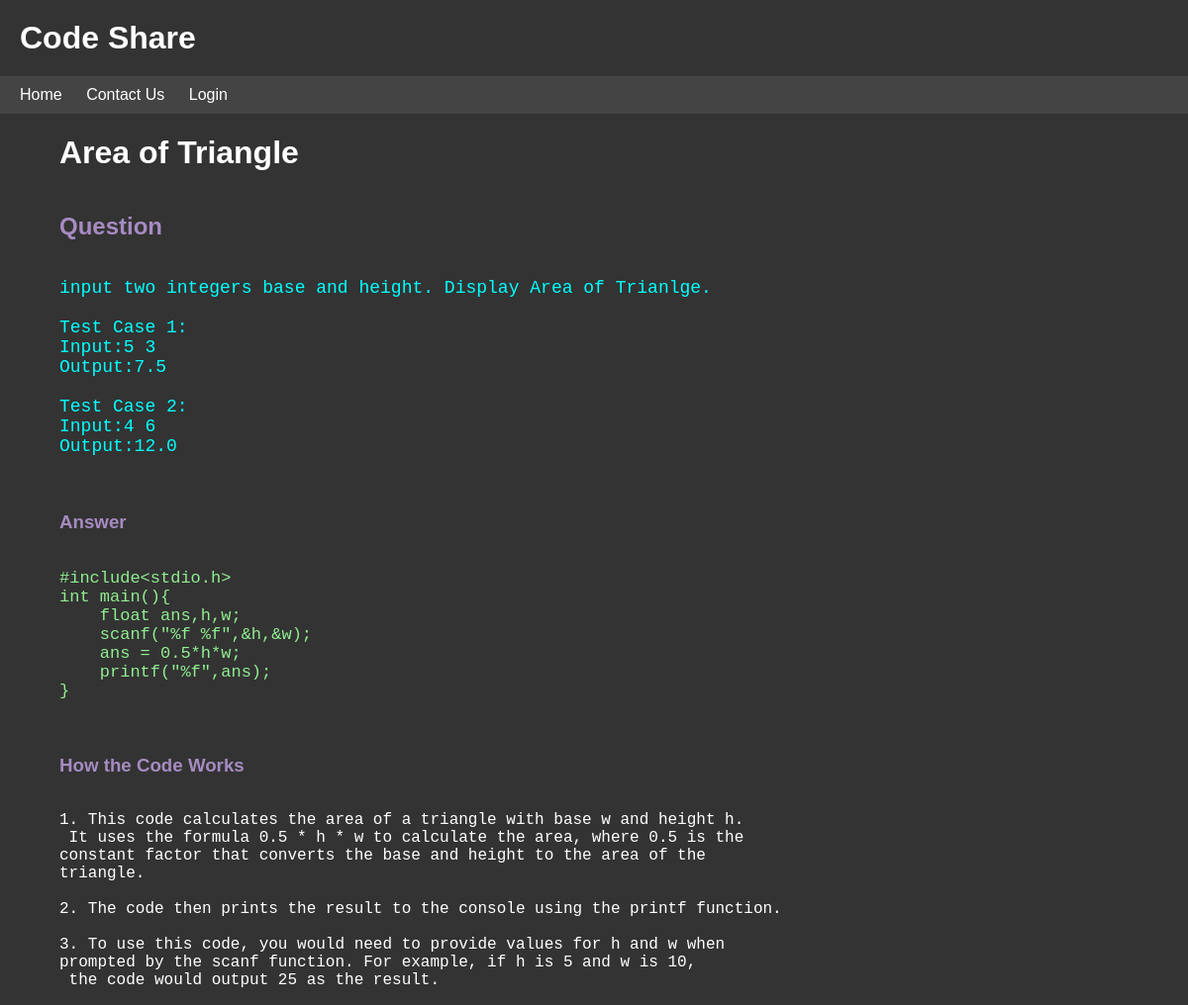
The app's page //room/2 with its own data.
### codes/models.py (models this page shows, shortened)
class Room(models.Model):
    Topic = models.CharField(max_length=200)
    Question = models.TextField(null = True, blank=True)
    Answer = models.TextField(null = True, blank=True)
    description = models.TextField(null = True, blank=True)
    created = models.DateTimeField(auto_now_add=True)

### codes/views.py (the view)
# urls.py: path('/room/<str:pk>' ,views.room,name= "room"),
def room(request,pk):
    rooms = Room.objects.get(id=pk)
    context = {'room':rooms}
    return render(request,"codes/room.html",context)

### codes/templates/codes/room.html
{% extends 'main.html' %}
{% block content %}
<div class="container_room">
    <h1 class="topic">{{room.Topic}}</h1>
    <h2 class="h3_color" >Question</h2>
    <pre class="question">{{room.Question}}
    </pre>
    <h3 class="h3_color">Answer</h2>
    <pre class="answer">{{room.Answer}}
    </pre>
    <h3 class="h3_color">How the Code Works</h2>
    <pre class="description">{{room.description}}
</pre>
</div>
{% endblock %}

### templates/main.html (style rules this page uses)
.container_room { padding-left: 5%; width: 90%; height: auto; display: flex; flex-direction: column; }
.topic { font-weight: bold; }
.question { font-size: 18px; color: aqua; }
.answer { font-size: 17px; color: lightgreen; }
.description { font-size: 16px; }
.h3_color { color:rgba(178, 149, 210, 0.903); }

### templates/navbar.html (style rules this page uses)
body { font-family: sans-serif; margin: 0; padding: 0; background-color: #333; color: white; }

### records on screen
Room: Topic "Area of Triangle", Question "input two integers base and height. Display Area of Trianlge. Test Case 1: Input:5 3 Output:7.5 Test Case 2: Input:4 6 Output:12.0", Answer "#include<stdio.h> int main(){ float ans,h,w; scanf(\"%f %f\",&h,&w); ans = 0.5*h*w; printf(\"%f\",ans); }", description "1. This code calculates the area of a triangle with base w and height h. It uses the formula 0.5 * h * w to calculate the area, where 0.5 is the constant factor that converts the base and height to the area of the triangle. 2. The code then prints the result to the console using the printf function. 3. To use this code, you would need to provide values for h and w when prompted by the scanf function. For example, if h is 5 and w is 10, the code would output 25 as the result."
